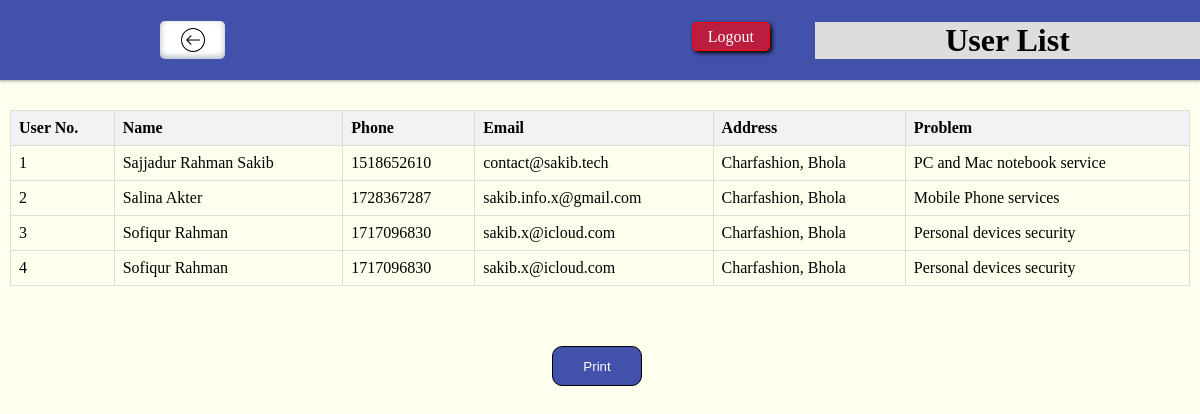
/admin/alluser.php (signed in), run on an earlier commit of the app's database.
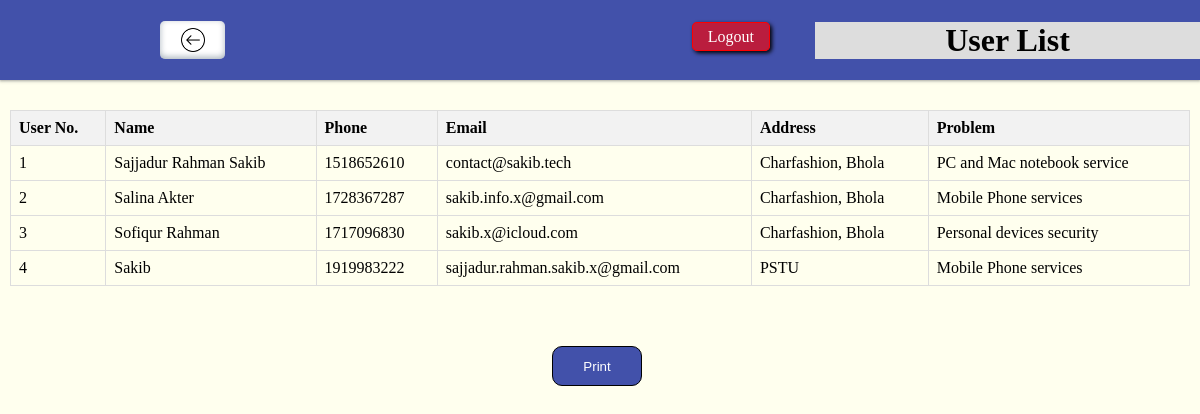
And on a later commit of the database.
### tables this page shows
CREATE TABLE `reservation` (
  `id` int(100) NOT NULL,
  `name` varchar(32) NOT NULL,
  `address` varchar(50) NOT NULL,
  `phone` int(14) NOT NULL,
  `email` varchar(38) NOT NULL,
  `problem` varchar(100) NOT NULL,
  `description` varchar(500) NOT NULL,
  `submission_time` timestamp NOT NULL DEFAULT current_timestamp(),
  `tracking` varchar(20) DEFAULT NULL
);

### admin/alluser.php (the view, shortened to what this page needs)
<!DOCTYPE html>
<html lang="en">
<head>
    <link rel="stylesheet" href="approval.css">
</head>
<body>
    <div class="contaner">
        <div class="navbar item">
            <div class="blank">
                <a href="./admin.php" class="btnhome"></a>
            </div>
            <h1>User List</h1>
            <div class="logout">
                <a href="">Logout</a>
            </div>
        </div>
        <div class="content item">
            <table>
                <thead>
                    <tr>
                        <th>User No.</th>
                        <th>Name</th>
                        <th>Phone</th>
                        <th>Email</th>
                        <th>Address</th>
                        <th>Problem</th>
                    </tr>
                </thead>
                <tbody>
                    <?php
                    include 'config.php';
                    $sql = "SELECT * FROM reservation";
                    $result = mysqli_query($conn,$sql);
                    $no=1;
                    while($row=mysqli_fetch_assoc($result))
                    {
                        echo '<tr>
                        <td>'.$no.'</td>
                        <td>'.$row['name'].'</td>
                        <td>'.$row['phone'].'</td>
                        <td>'.$row['email'].'</td>
                        <td>'.$row['address'].'</td>
                        <td>'.$row['problem'].'</td>
                    </tr>';
                    $no++;
                    }
                ?>
                </tbody>
            </table>
        </div>
    </div>
    <div style="width: 8%; /* Adjust width as needed */
    margin: 50px auto;">
    <form action="<?php $_SERVER['PHP_SELF']?>" method="POST">
        <input name="submit" type="submit" value="Print" class="printbtn">
    </form>
    </div>
</body>
</html>

What changed in the data, as far as the page shows it:
removed reservation: name "Sofiqur Rahman", phone "1717096830", email "sakib.x@icloud.com", address "Charfashion, Bhola", problem "Personal devices security"
added reservation: name "Sakib", phone "1919983222", email "sajjadur.rahman.sakib.x@gmail.com", address "PSTU", problem "Mobile Phone services"
